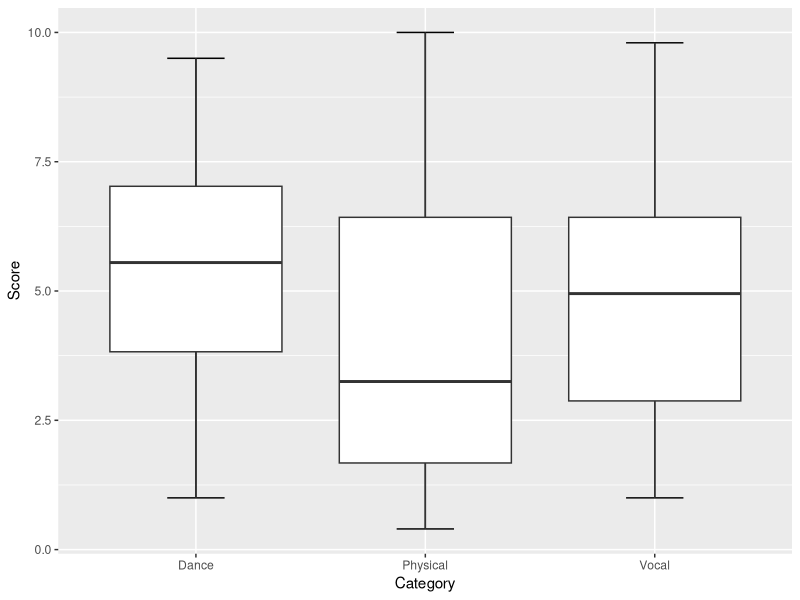
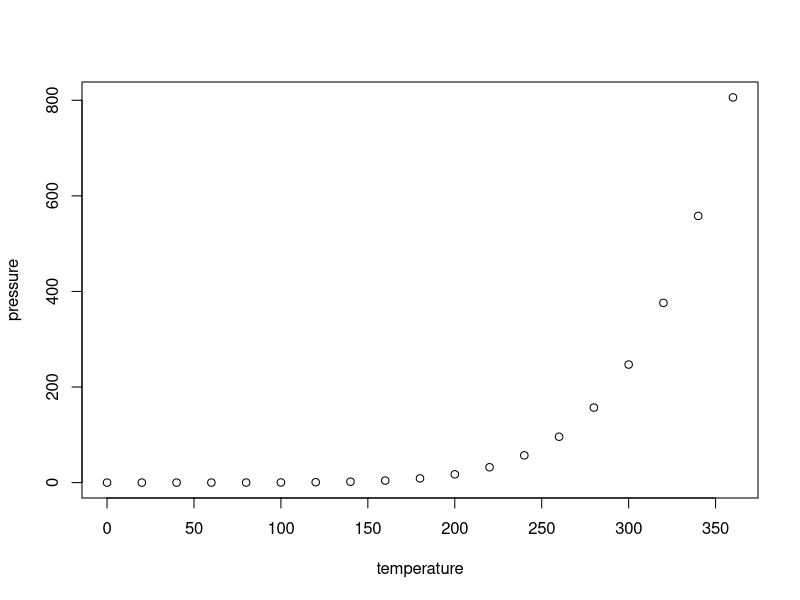

These charts were generated, in order, by the following R code:
## ---- chunk 1
# %\let\cite\citep
# % from \citep to \cite to cite in author style, e.g. [Mule, 2008]

# % \bibliographystyle{plainnat}
# %\citep: citation in parentheses, e.g. [Mule, 2008]
# %\citet: citation as author, e.g. Mule [2008]
# %\cite: citation as author, \citet by default 
## ---- chunk 2
knitr::opts_chunk$set(echo = TRUE, warning = FALSE, message = FALSE)

def.chunk.hook <- knitr::knit_hooks$get("chunk")
knitr::knit_hooks$set(chunk = function(x, options) {
  x <- def.chunk.hook(x, options)
  ifelse(options$size != "normalsize", paste0("\n \\", options$size,"\n\n", x, "\n\n \\normalsize"), x)
})

knitr::opts_chunk$set(fig.width=6, fig.align = 'center', fig.pos = "H", out.extra = "")
## ---- chunk 3
# Prevent tibble columns from truncating
options(dplyr.width = Inf)
## ---- chunk 4
library(readxl)
idol_school = read_excel("UNFINISHED_Idol_School_Dataset.xlsx",
                         sheet="Idol_School_Dataset")

# Date of birth (DOB) should be date only, not a full timestamp.
idol_school$DOB = as.Date(idol_school$DOB)

columns_to_show = c("Name_Chn", "Name_Eng", "DOB", 
                    "Vocal", "Dance", "Physical", "Overall")

idol_school[1:10, columns_to_show]
## ---- chunk 5
# idol_school[1:20, columns_to_show]
# idol_school[21:30, columns_to_show]
# idol_school[31:41, columns_to_show]
## ---- chunk 6
# UNFINISHED HERE
# We MUST remove the 41st contestant's scores (all zeros)!!
idol_school = idol_school[1:40,]
## ---- chunk 7

vocal_sorted = sort(idol_school$Vocal, decreasing = TRUE)
dance_sorted = sort(idol_school$Dance, decreasing = TRUE)
physical_sorted = sort(idol_school$Physical, decreasing = TRUE)

# UNFINISHED HERE
combined_all_three = cbind(vocal_sorted, dance_sorted, physical_sorted)
sorted_scores_df = as.data.frame(combined_all_three)
## ---- chunk 8
sorted_scores_df[1:10,]
## ---- chunk 9
sorted_scores_df[31:40,]
## ---- chunk 10
# Combine all three summary tables
vocal_summary = summary(idol_school$Vocal)
dance_summary = summary(idol_school$Dance)
physical_summary = summary(idol_school$Physical)

score_summary = rbind(vocal_summary, dance_summary, physical_summary)
row.names(score_summary) = c("Vocal","Dance","Physical")
print(score_summary)
## ---- chunk 11
# UNFINISHED HERE

library(tidyr)

# Convert wide data to long format
long_data <- pivot_longer(
  idol_school,
  cols = c("Vocal","Dance","Physical"), # Specify columns to pivot
  names_to = "Category",        # Name of the new column for the group labels
  values_to = "Score"       # Name of the new column for the values
)

# UNFINISHED HERE

# To-Do:
# 1. Change the group order!!!
# 2. Add ggtitle for plot title
# 3. Add Figure caption and reference it in the narrative.
# https://r-charts.com/distribution/box-plot-group-ggplot2/

library(ggplot2)
ggplot(long_data, aes(x=Category, y=Score)) + 
  stat_boxplot(geom = "errorbar", width=0.25) +
  geom_boxplot()
## ---- chunk 12
vocal_vs_dance = round(cor(idol_school$Vocal, idol_school$Dance), 3)
dance_vs_physical = round(cor(idol_school$Dance, idol_school$Physical), 3)
vocal_vs_physical = round(cor(idol_school$Vocal, idol_school$Physical), 3)

# Use the cat function to output multiple lines at a time
cat(paste0("Correlation of vocal and dance:    ", vocal_vs_dance, "\n",
           "Correlation of dance and physical: ", dance_vs_physical, "\n",
           "Correlation of vocal and physical: ", vocal_vs_physical))
## ---- chunk 13
round(cor(idol_school[,c("Vocal","Dance","Physical")]), 3)
## ---- chunk 14
library(readxl)
produce_48_data = read_excel("UNFINISHED_Idol_School_Dataset.xlsx",
                             sheet="Produce_48_Dataset")

# Date of birth (DOB) should be date only, not a full timestamp.
produce_48_data$DOB = as.Date(produce_48_data$DOB)

columns_to_show = c("Name_Chn", "Name_Eng", "DOB", 
                    "First_Eval", "Second_Eval", "Final_Rank")

produce_48_data[1:20, columns_to_show]
## ---- chunk 15
# UNFINISHED HERE
produce_48_data[81:96, columns_to_show]
## ---- chunk 16
table(produce_48_data$Country)
## ---- chunk 17
table(produce_48_data$First_Eval, dnn="First_Eval")
## ---- chunk 18
table(produce_48_data$Second_Eval, dnn="Second_Eval")
## ---- chunk 19
table(produce_48_data$First_Eval, produce_48_data$Country,
      dnn=c("First_Eval","Country"))
## ---- chunk 20
table(produce_48_data$Second_Eval, produce_48_data$Country,
      dnn=c("Second_Eval","Country"))
## ---- chunk 21
table(produce_48_data$First_Eval, produce_48_data$Second_Eval,
      dnn=c("First_Eval","Second_Eval"))
## ---- chunk 22
inds_A_to_A = which(produce_48_data$First_Eval == "A" & produce_48_data$Second_Eval == "A")
produce_48_data[inds_A_to_A, columns_to_show]
## ---- chunk 23
produce_48_korea = produce_48_data[which(produce_48_data$Country=="Korea"),]
table(produce_48_korea$First_Eval, produce_48_korea$Second_Eval,
      dnn=c("First_Eval","Second_Eval"))
## ---- chunk 24
produce_48_japan = produce_48_data[which(produce_48_data$Country=="Japan"),]
table(produce_48_japan$First_Eval, produce_48_japan$Second_Eval,
      dnn=c("First_Eval","Second_Eval"))
## ---- chunk 25
print("大家好，很高興能認識你們！")
## ---- chunk 26
print("みやわき さくら")
print("宮脇 咲良")
## ---- chunk 27
summary(cars)
## ---- chunk 28
plot(pressure)
